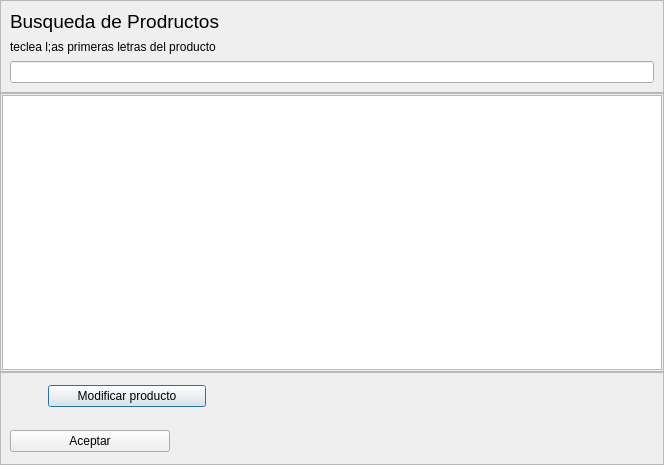
<?xml version="1.0" encoding="UTF-8"?>
<ui version="4.0">
 <class>BuscarProductoDialog</class>
 <widget class="QDialog" name="BuscarProductoDialog">
  <property name="geometry">
   <rect>
    <x>0</x>
    <y>0</y>
    <width>664</width>
    <height>465</height>
   </rect>
  </property>
  <property name="windowTitle">
   <string>Búsqueda de Productos</string>
  </property>
  <layout class="QVBoxLayout" name="verticalLayout">
   <property name="spacing">
    <number>0</number>
   </property>
   <property name="leftMargin">
    <number>0</number>
   </property>
   <property name="topMargin">
    <number>0</number>
   </property>
   <property name="rightMargin">
    <number>0</number>
   </property>
   <property name="bottomMargin">
    <number>0</number>
   </property>
   <item>
    <widget class="QFrame" name="frame">
     <property name="sizePolicy">
      <sizepolicy hsizetype="Preferred" vsizetype="Preferred">
       <horstretch>0</horstretch>
       <verstretch>3</verstretch>
      </sizepolicy>
     </property>
     <property name="frameShape">
      <enum>QFrame::Shape::StyledPanel</enum>
     </property>
     <property name="frameShadow">
      <enum>QFrame::Shadow::Raised</enum>
     </property>
     <layout class="QVBoxLayout" name="verticalLayout_5">
      <item>
       <widget class="QLabel" name="label_3">
        <property name="font">
         <font>
          <pointsize>14</pointsize>
         </font>
        </property>
        <property name="text">
         <string>Busqueda de Prodructos</string>
        </property>
       </widget>
      </item>
      <item>
       <widget class="QLabel" name="label_4">
        <property name="text">
         <string>teclea l;as primeras letras del producto</string>
        </property>
       </widget>
      </item>
      <item>
       <widget class="QLineEdit" name="searchEdit"/>
      </item>
     </layout>
    </widget>
   </item>
   <item>
    <widget class="QFrame" name="frame_3">
     <property name="sizePolicy">
      <sizepolicy hsizetype="Preferred" vsizetype="Preferred">
       <horstretch>0</horstretch>
       <verstretch>9</verstretch>
      </sizepolicy>
     </property>
     <property name="frameShape">
      <enum>QFrame::Shape::StyledPanel</enum>
     </property>
     <property name="frameShadow">
      <enum>QFrame::Shadow::Raised</enum>
     </property>
     <layout class="QVBoxLayout" name="verticalLayout_3" stretch="0">
      <property name="spacing">
       <number>1</number>
      </property>
      <property name="leftMargin">
       <number>1</number>
      </property>
      <property name="topMargin">
       <number>1</number>
      </property>
      <property name="rightMargin">
       <number>1</number>
      </property>
      <property name="bottomMargin">
       <number>1</number>
      </property>
      <item>
       <widget class="QTableView" name="resultadosView">
        <property name="gridStyle">
         <enum>Qt::PenStyle::SolidLine</enum>
        </property>
       </widget>
      </item>
     </layout>
    </widget>
   </item>
   <item>
    <widget class="QFrame" name="frame_2">
     <property name="sizePolicy">
      <sizepolicy hsizetype="Preferred" vsizetype="Preferred">
       <horstretch>0</horstretch>
       <verstretch>3</verstretch>
      </sizepolicy>
     </property>
     <property name="frameShape">
      <enum>QFrame::Shape::StyledPanel</enum>
     </property>
     <property name="frameShadow">
      <enum>QFrame::Shadow::Raised</enum>
     </property>
     <layout class="QVBoxLayout" name="verticalLayout_2">
      <property name="spacing">
       <number>0</number>
      </property>
      <property name="leftMargin">
       <number>0</number>
      </property>
      <property name="topMargin">
       <number>0</number>
      </property>
      <property name="rightMargin">
       <number>0</number>
      </property>
      <property name="bottomMargin">
       <number>0</number>
      </property>
      <item>
       <widget class="QFrame" name="frame_4">
        <property name="frameShape">
         <enum>QFrame::Shape::NoFrame</enum>
        </property>
        <property name="frameShadow">
         <enum>QFrame::Shadow::Raised</enum>
        </property>
        <layout class="QHBoxLayout" name="horizontalLayout">
         <item>
          <widget class="QFrame" name="frame_6">
           <property name="sizePolicy">
            <sizepolicy hsizetype="Preferred" vsizetype="Preferred">
             <horstretch>1</horstretch>
             <verstretch>0</verstretch>
            </sizepolicy>
           </property>
           <property name="frameShape">
            <enum>QFrame::Shape::NoFrame</enum>
           </property>
           <property name="frameShadow">
            <enum>QFrame::Shadow::Raised</enum>
           </property>
          </widget>
         </item>
         <item>
          <widget class="QPushButton" name="btnModificarProducto">
           <property name="sizePolicy">
            <sizepolicy hsizetype="Minimum" vsizetype="Fixed">
             <horstretch>5</horstretch>
             <verstretch>0</verstretch>
            </sizepolicy>
           </property>
           <property name="text">
            <string>Modificar producto</string>
           </property>
          </widget>
         </item>
         <item>
          <widget class="QFrame" name="frame_7">
           <property name="sizePolicy">
            <sizepolicy hsizetype="Preferred" vsizetype="Preferred">
             <horstretch>14</horstretch>
             <verstretch>0</verstretch>
            </sizepolicy>
           </property>
           <property name="frameShape">
            <enum>QFrame::Shape::NoFrame</enum>
           </property>
           <property name="frameShadow">
            <enum>QFrame::Shadow::Raised</enum>
           </property>
          </widget>
         </item>
        </layout>
       </widget>
      </item>
      <item>
       <widget class="QFrame" name="frame_5">
        <property name="frameShape">
         <enum>QFrame::Shape::NoFrame</enum>
        </property>
        <property name="frameShadow">
         <enum>QFrame::Shadow::Raised</enum>
        </property>
        <layout class="QHBoxLayout" name="horizontalLayout_2">
         <item>
          <widget class="QPushButton" name="btnAceptar">
           <property name="sizePolicy">
            <sizepolicy hsizetype="Minimum" vsizetype="Fixed">
             <horstretch>1</horstretch>
             <verstretch>0</verstretch>
            </sizepolicy>
           </property>
           <property name="text">
            <string>Aceptar</string>
           </property>
          </widget>
         </item>
         <item>
          <widget class="QFrame" name="frame_8">
           <property name="sizePolicy">
            <sizepolicy hsizetype="Preferred" vsizetype="Preferred">
             <horstretch>3</horstretch>
             <verstretch>0</verstretch>
            </sizepolicy>
           </property>
           <property name="frameShape">
            <enum>QFrame::Shape::NoFrame</enum>
           </property>
           <property name="frameShadow">
            <enum>QFrame::Shadow::Raised</enum>
           </property>
          </widget>
         </item>
        </layout>
       </widget>
      </item>
     </layout>
    </widget>
   </item>
  </layout>
 </widget>
 <resources/>
 <connections/>
</ui>
